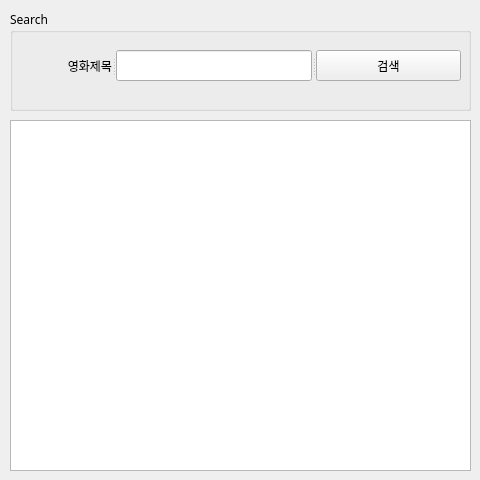
<?xml version="1.0" encoding="UTF-8"?>
<ui version="4.0">
 <class>Form</class>
 <widget class="QWidget" name="Form">
  <property name="geometry">
   <rect>
    <x>0</x>
    <y>0</y>
    <width>480</width>
    <height>480</height>
   </rect>
  </property>
  <property name="sizePolicy">
   <sizepolicy hsizetype="Fixed" vsizetype="Fixed">
    <horstretch>0</horstretch>
    <verstretch>0</verstretch>
   </sizepolicy>
  </property>
  <property name="font">
   <font>
    <family>나눔고딕</family>
   </font>
  </property>
  <property name="windowTitle">
   <string>네이버영화 검색</string>
  </property>
  <property name="windowIcon">
   <iconset theme="C:\localRepository\StudyBigData\pyqt02\naver_icon.png">
    <normaloff>.</normaloff>.</iconset>
  </property>
  <widget class="QGroupBox" name="groupBox">
   <property name="geometry">
    <rect>
     <x>10</x>
     <y>10</y>
     <width>461</width>
     <height>101</height>
    </rect>
   </property>
   <property name="title">
    <string>Search</string>
   </property>
   <widget class="QSplitter" name="splitter">
    <property name="geometry">
     <rect>
      <x>20</x>
      <y>40</y>
      <width>431</width>
      <height>31</height>
     </rect>
    </property>
    <property name="orientation">
     <enum>Qt::Horizontal</enum>
    </property>
    <widget class="QLabel" name="label">
     <property name="text">
      <string>영화제목</string>
     </property>
     <property name="alignment">
      <set>Qt::AlignRight|Qt::AlignTrailing|Qt::AlignVCenter</set>
     </property>
    </widget>
    <widget class="QLineEdit" name="txtSearch"/>
    <widget class="QPushButton" name="btnSearch">
     <property name="text">
      <string>검색</string>
     </property>
    </widget>
   </widget>
  </widget>
  <widget class="QTableWidget" name="tblResult">
   <property name="geometry">
    <rect>
     <x>10</x>
     <y>120</y>
     <width>461</width>
     <height>351</height>
    </rect>
   </property>
   <property name="selectionMode">
    <enum>QAbstractItemView::SingleSelection</enum>
   </property>
  </widget>
 </widget>
 <resources/>
 <connections/>
</ui>
